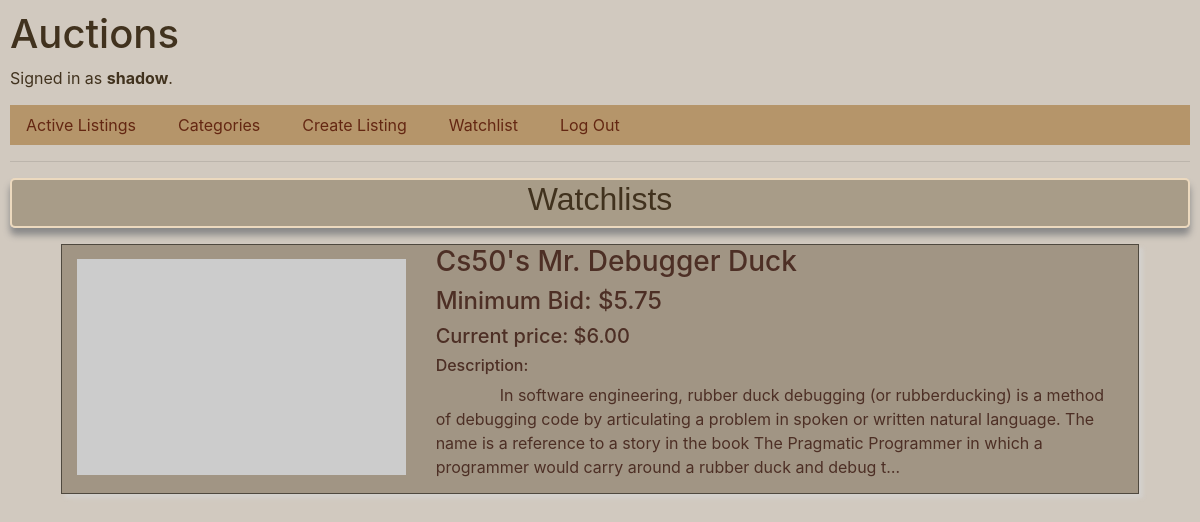
Screenshot of /watchlists (signed in) with the database file from the repository.
### auctions/models.py (models this page shows, shortened)
class User(AbstractUser):
    pass

class Listings(models.Model):
    listed_user = models.ForeignKey(User, on_delete=models.CASCADE, related_name="listings")
    status = models.BooleanField(default=True)
    title = models.CharField(max_length=500)
    description = models.CharField(max_length=4000)
    min_bid = models.DecimalField(decimal_places=2, max_digits=10)
    img_url = models.URLField(blank=True)
    category = models.ForeignKey(Categories, null=True, on_delete=models.SET_NULL, related_name="lists")
    winner = models.ForeignKey(User, blank=True, null=True, on_delete=models.SET_NULL, related_name="won")
    def highest_bid(self):
        hb = self.bids.order_by('-bid_amount').first()
        return hb

class Biddings(models.Model):
    user = models.ForeignKey(User, on_delete=models.CASCADE, related_name="bids")
    listing = models.ForeignKey(Listings, on_delete=models.CASCADE, related_name="bids")
    bid_amount = models.DecimalField(decimal_places=2, max_digits=10)

### auctions/views.py (the view)
# urls.py: path("watchlists", views.watchlists, name="watchlists"),
@login_required(login_url='login')
def watchlists(request):
    watchlists = Watchlists.objects.get(user = request.user)
    return render(request, "auctions/watchlists.html", {
        "watchlists": watchlists.listing.filter(status = True).all()
    })

### auctions/templates/auctions/watchlists.html (shortened to what this page needs)
{% extends "auctions/layout.html" %}
{% block body %}
<div id="active-listings">
    <h2 class="headers">Watchlists</h2>
</div>
<div class="container">
    {% if watchlists %}
        {% for listing in watchlists %}
            {% if listing.status %}
                <div class="row m-3 listings_box">
                    <div class="col-md-4" style="padding-top: 14px;">
                        {% if listing.img_url %}
                            <a href="{% url 'listing' listing.title %}"><img src="{{ listing.img_url }}" class="img-fluid rounded-start" alt="{{ listing.title }}"></a>
                        {% else %}
                            <a href="{% url 'listing' listing.title %}"><img src="https://via.placeholder.com/1280x840.png?text=No+Image+Available" class="img-fluid rounded-start" alt="{{ listing.title }}"></a>
                        {% endif %}
                    </div>
                    <div class="col-md-8">
                        <a href="{% url 'listing' listing.title %}" class="listing_box_title"><h3>{{ listing.title }}</h3></a>
                        <h4>Minimum Bid: ${{ listing.min_bid }}</h4>
                        {% if listing.highest_bid %}
                            <h5>Current price: ${{ listing.highest_bid.bid_amount }}</h5>
                        {% else %}
                            <h5>Current price: No Bids Yet.</h5>
                        {% endif %}
                        <h6>Description: </h6>
                        <p class="description">{{ listing.description|truncatechars:300 }}</p>
                    </div>
                </div>
            {% endif %}
        {% empty %}
            <h1 class="no_watchlists"> No Items In Watchlist! </h1>
        {% endfor %}
    {% else %}
        <h1 class="no_watchlists"> No Items In Watchlist! </h1>
    {% endif %}
</div>
{% endblock %}

### auctions/templates/auctions/layout.html (shortened to what this page needs)
{% load static %}
<!DOCTYPE html>
<html lang="en">
    <head>
        <link rel="stylesheet" href="https://stackpath.bootstrapcdn.com/bootstrap/4.4.1/css/bootstrap.min.css">
        <link href="{% static 'auctions/styles.css' %}" rel="stylesheet">
    </head>
    <body>
        <h1 class="head">Auctions</h1>
        <div>
            {% if user.is_authenticated %}
                Signed in as <strong>{{ user.username }}</strong>.
            {% else %}
                Not signed in.
            {% endif %}
        </div>
        <ul class="nav head_link_box">
            <li class="nav-item">
                <a class="nav-link head_link" href="{% url 'index' %}">Active Listings</a>
            </li>
            <li class="nav-item">
                <a class="nav-link head_link" href="{% url 'categories' %}">Categories</a>
            </li>
            {% if user.is_authenticated %}
                <li class="nav-item">
                    <a class="nav-link head_link" href="{% url 'create_listing' %}">Create Listing</a>
                </li>
                <li class="nav-item">
                    <a class="nav-link head_link" href="{% url 'watchlists' %}">Watchlist</a>
                </li>
                <li class="nav-item">
                    <a class="nav-link head_link" href="{% url 'logout' %}">Log Out</a>
                </li>
            {% endif %}
        </ul>
        <hr>
        {% block body %}
        {% endblock %}
    </body>
</html>

### auctions/static/auctions/styles.css (style rules this page uses)
body { padding: 10px; }
.headers { font-family: Verdana, sans-serif; color: rgb(65, 50, 30); text-align: center; font-size:xx-large; }
#active-listings { border: 2px solid rgba(255, 235, 205, 0.778); border-radius: 5px; background-color: rgba(109, 91, 57, 0.401); box-shadow: 0px 7px 7px #888888; }
.listings_box { border: 1px solid rgba(56, 52, 45, 0.778); height: 250px; max-width: 1140; box-shadow: 4px 4px 4px #d6d6d6a5; color: rgb(77, 47, 37); background-color: rgba(147, 134, 115, 0.778); }
.listing_box_title { text-decoration: none; color: rgb(77, 47, 37); }
.description { text-indent: 4em; }
body { color: rgb(65, 50, 30); background-color: rgba(108, 83, 50, 0.308); }
.head_link { text-decoration: none; color: rgb(100, 39, 18); margin-right: 10px; }
.head_link_box { margin-top: 15px; background-color: rgba(159, 107, 39, 0.552); }

### rows the page displays
User: username "shadow"
Listings: status True (drawn), title "Cs50's Mr. Debugger Duck", min_bid "5.75", highest_bid.bid_amount "6.00", description "In software engineering, rubber duck debugging (or rubberducking) is a method of debugging code by articulating a problem in spoken or written natural language. The name is a reference to a story in the book The Pragmatic Programmer in which a programmer would carry around a rubber duck and debug t…"
